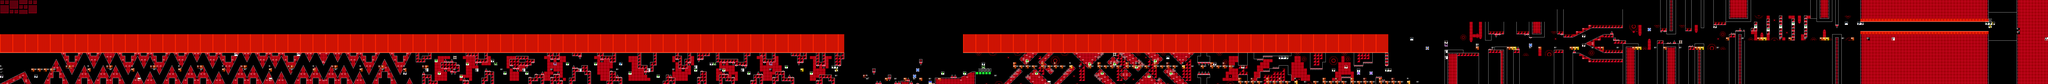

This is a level from a 2D game, rendered from its Tiled map with the project's own tilesets. A one-line summary and the map file follow, with tile-layer data summarised:
An orthogonal 655x27 tile map with 16x16 px tiles, 2 tile layers (SP, ...), 2 tilesets, 2 image layers.

<map version="1.10" tiledversion="1.11.2" orientation="orthogonal" renderorder="right-down" width="655" height="27" tilewidth="16" tileheight="16" infinite="0" nextlayerid="5" nextobjectid="1">
 <editorsettings>
  <chunksize width="16" height="27" />
  <export target="../LEVELS/LEVEL DATA/lvlset_A/greif.csv" format="csv" />
 </editorsettings>
 <tileset firstgid="1" name="famidash" tilewidth="16" tileheight="16" tilecount="256" columns="16">
  <image source="../../../GRAPHICS/famidash Red.bmp" width="256" height="256" />
 </tileset>
 <tileset firstgid="257" name="sprites" tilewidth="16" tileheight="16" tilecount="256" columns="16">
  <image source="../../../GRAPHICS/sprites.png" width="256" height="256" />
 </tileset>
 <imagelayer id="3" name="Image Layer 1" parallaxx="0.9" parallaxy="0.9" repeatx="1" repeaty="1">
  <image source="../../../GRAPHICS/Old/parallax Red.bmp" width="144" height="72" />
 </imagelayer>
 <imagelayer id="4" name="Image Layer 2" offsetx="0" offsety="432" repeatx="1">
  <image source="../../../GRAPHICS/ground Red.bmp" width="64" height="128" />
 </imagelayer>
 <layer id="1" width="655" height="27">
  <data>[17685 cells, 17685 non-empty, 119 distinct tile ids]</data>
 </layer>
 <layer id="2" name="SP" width="655" height="27">
  <data>[17685 cells, 343 non-empty, 39 distinct tile ids]</data>
 </layer>
</map>
